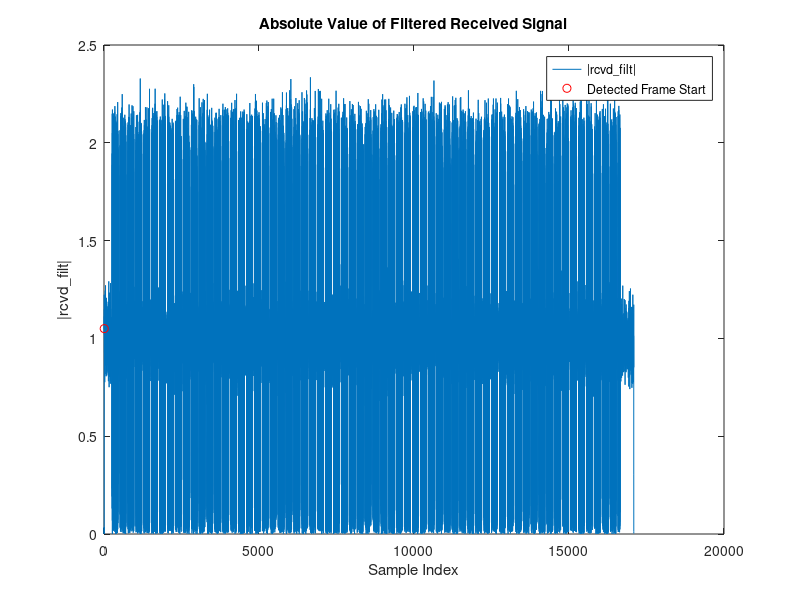

MATLAB code to generate this figure: (Note: this script raises an error after producing the figure.)
clear;
close all;
clc;

% Arav Sharma - CDMA Assignment

% FINAL MESSAGE:

% "Interference reconstruction module and interference canceller perform 
% the soft cancellation, spatial filter module performs the soft spatial 
% filtering, and APP calculator performs the demapping."

load Rcvd_Sharma.mat;

B_RCOS = [0.0038, 0.0052, -0.0044, -0.0121, -0.0023, 0.0143, 0.0044, -0.0385, -0.0563, ...
          0.0363, 0.2554, 0.4968, 0.6025, 0.4968, 0.2554, 0.0363, -0.0563, -0.0385, ...
          0.0044, 0.0143, -0.0023, -0.0121, -0.0044, 0.0052, 0.0038];


% here we filter the signal and downsample it at the same time

rcvd_filt = upfirdn(Rcvd, B_RCOS, 1, 4);

figure();
plot(abs(rcvd_filt));
title('Absolute Value of Filtered Received Signal');
xlabel('Sample Index');
ylabel('|rcvd\_filt|');

% here we account for the ramp up of the filter to detect the start of the
% signal. We wait until the energy in the signal goes to one

threshold = 0.95;
start_index = find(abs(rcvd_filt) > threshold, 1, 'first');
hold on;
plot(start_index, abs(rcvd_filt(start_index)), 'ro');
legend('|rcvd_filt|', 'Detected Frame Start', 'Interpreter', 'none');
fprintf('Approximate frame start from abs threshold: %d\n', start_index);

% we cut ramp-up off off the signal
rcvd_filt = rcvd_filt(start_index:end);

% we divide the signal into frames of 255 samples
frames = reshape(rcvd_filt, 255, []);

% we generate m sequences with all possible initial states
all_m_seqs = gen_all_m_seqs();

corrs = zeros(1, 255);

% correlate each m sequence with the pilot (1st frame) to determine the
% initial state of LFSR used in the transmitter
y = frames(:,1); % pilot (1st frame)
for n = 1:255
    champ = all_m_seqs{1,n}; % each index has a different initial state
    z = pskmod(champ, 2)'; % bpsk modulate the given m sequence
    corrs(n) = max(corr(z, y)); % max correlation between m sequence and pilot
end

% the index of m sequence with the best correlation to the pilot is the
% correct initial state. You can verify this was chosen correctly by also
% correlating it with any of the other frames and you should get the same
% result
[~, idx] = max(corrs);

disp("inital state of the LFSR (index):");
disp(idx);
pn_seq_bpsk = pskmod(all_m_seqs{1,idx}, 2)';

% superimposing pn sequence and pilot to show correlation
figure();
plot(0:254, real(y));
hold on;
plot(0:254, real(pn_seq_bpsk));
hold off;
title('Pilot and best PN Sequence');
xlabel('Sample Index');
legend('Pilot', 'PN Sequence');

% denoise all of the frames by dividing them by the pn sequence
denoised = frames ./ pn_seq_bpsk;

walsh = hadamard(8); % generate the hadamard matrix

% plot denoised frames. The 3 characters and useless data at the end of the
% frames can be clearly seen in these plots
figure();
plot(0:254, real(denoised));
title('Denoised Frames');
xlabel('Sample Index');

% crop the denoised data to remove the useless data at the end of the
% frames
denoised = denoised(1:192, :);

figure();
plot(0:191, real(denoised));
title('Cropped Frames');
xlabel('Sample Index');

denoised_size = size(denoised);
num_frames = denoised_size(2); % get the number of frames after reshaping

fprintf("Decoded message: ");

for n = 2:num_frames %decode all of the frames (besides pilot)
    % here we multiply the frame by the conjugate of the pilot to remove
    % the frequency offset, which destroys the orthogonality of the walsh
    % coding
    data = denoised(:, n) .* conj(denoised(:,1));
    chars = reshape(data, 64, 3); % reshape to isolate each character (64 chips)

    for m = 1:3
        c = reshape(chars(:,m), 8, 8); % take blocks of 8 chips for decoding
        x = c' * walsh; % decode!
        x = x ./ x(:, 1); % divide by local pilot to remove phase offset
        chan5 = x(:,6); % walsh channel 5 contains the data
        bits = pskdemod(chan5, 2); % demodulate the data
        ascii_val = bit2int(bits, 8, false);
        letter = char(ascii_val);
        fprintf(letter);
    end
end
fprintf("\n");

% Below is an example of what is going on in this loop to create graphs

data = denoised(:, 2) .* conj(denoised(:,1));
chars = reshape(data, 64, 3);
c = reshape(chars(:,1), 8, 8);

figure();
plot(0:191, real(data));
hold on;
plot(0:63, real(chars(:,1)));
plot(0:7, real(c(:,1)));
hold off;
title('2nd Frame (cropped to 192 samples)');
xlabel('Sample Index');
legend('All data', '1 character', '8 chips');

figure();
imagesc(abs(c));
title('coded data');

x = c' * walsh;

figure();
imagesc(abs(x));
title('decoded data (pilot and data channel clearly shown)');

figure();
plot(x, 'o');
title('rotated data');

x = x ./ x(:, 1);
figure();
plot(x, 'o');
title('derotated data');


% EXTRA CREDIT: FREQUENCY OFFSET
% frequency offset is the rate of change of the phase offset
% we can use the chip rate to calculate this in Hz

y = frames(:,1) ./ pn_seq_bpsk; % denoised pilot
denoised = frames(:, 2:end) ./ pn_seq_bpsk; % remove PN sequence

%average phase across chips within each frame
avg_phase_per_frame = mean(angle(denoised .* conj(y)), 1);

% unwrap the phased across the frames
avg_phase_unwrapped = unwrap(avg_phase_per_frame);

% the slope of the best fit like will be the frequency offset
frame_idx = 0:65;
p = polyfit(frame_idx, avg_phase_unwrapped, 1);  % mx + b

Tc = 1e-6; % chip duration derived from chip rate
Tf = 255 * Tc; % duration of a frame

freq_offset = p(1) / (2*pi*Tf); 
fprintf('Estimated constant frequency offset: %.2f Hz\n', freq_offset);
figure;
plot(frame_idx, avg_phase_unwrapped, 'bo-'); 
hold on;
plot(frame_idx, polyval(p, frame_idx), 'r--');
xlabel('Frame Index');
ylabel('Unwrapped Avg Phase (radians)');
title('Phase Drift Across Frames');
legend('Unwrapped Phase', 'Linear Fit');

function all_m_seqs = gen_all_m_seqs()
    taps = [8 7 6 1];
    order = max(taps);
    num_states = 2^order - 1;  % total number of possible states
    all_m_seqs = cell(1, num_states);  % store all possible m seqs
    
    % generate all non-zero initial states
    idx = 1;
    for i = 1:(2^order - 1)
        init = de2bi(i, order, 'left-msb');
        m_seq = gen_m_seq(init);
        all_m_seqs{idx} = m_seq;
        idx = idx + 1;
    end
    fprintf('Generated %d m-sequences from all non-zero initial states.\n', num_states);

    % verify unique m sequences
    unique_seqs = unique(cellfun(@(x) num2str(x), all_m_seqs, 'UniformOutput', false));
    fprintf('Number of unique m-sequences: %d\n', length(unique_seqs));
end


function m_seq = gen_m_seq(init)
    taps = [8 7 6 1]; % provided LFSR taps
    order = max(taps);
    seq_length = 2^order - 1;
    reg = init; % initial state (decimal value)
    m_seq = zeros(1, seq_length);
    
    for i = 1:seq_length
        m_seq(i) = reg(order);
        feedback = 0;
        for j = 1:length(taps)
            % apply feedback at the taps
            feedback = xor(feedback, reg(order - taps(j) + 1));
        end
        reg = [feedback reg(1:order-1)]; % update register
    end
end